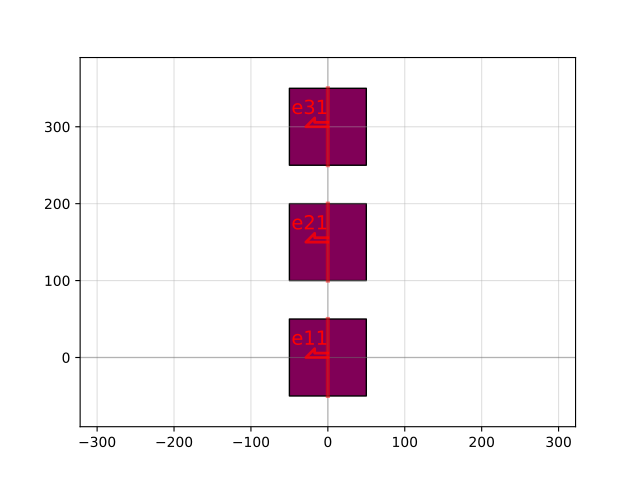

This figure's Python source:
import gdsfactory as gf

c = gf.components.pad_array180(spacing=(150.0, 150.0), columns=1, rows=3, orientation=180)
c.plot()
